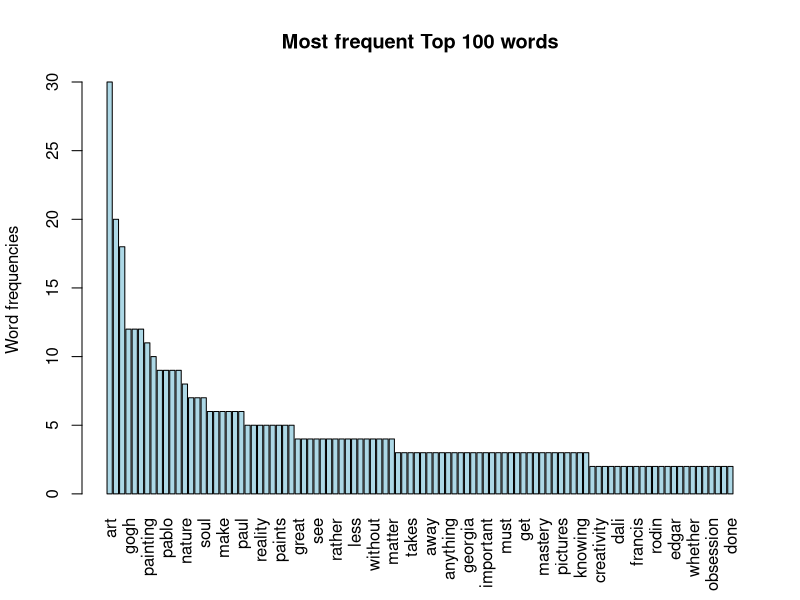
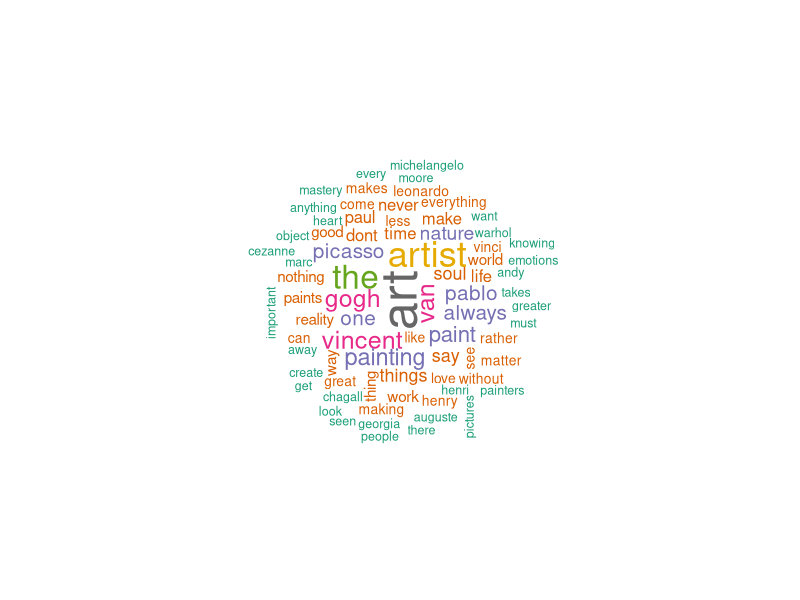

Source code (R) for these figures, in order:
## Making a word cloud with tm package
install.packages("tm")
install.packages("SnowballC")
install.packages("wordcloud")
install.packages("RColorBrewer")
library(tm)
library(SnowballC)
library(wordcloud)
library(RColorBrewer)

# Read the text file
setwd("/Users/jkwon/Desktop/Jo2018/2018interactivegraphics/p5_visualization/artdefinition")
text <- readLines("art.txt", warn=F)
docs<-Corpus(VectorSource(text))
inspect(docs)
# Remove punctuation, numbers
docs <- tm_map(docs, removePunctuation)
docs <- tm_map(docs, removeNumbers)
# Remove english common stopwords
docs <- tm_map(docs, removeWords, stopwords("english"))
inspect(docs)
# specify your stopwords as a character vector
docs <- tm_map(docs, removeWords, c("a"))

dtm <- TermDocumentMatrix(docs)
m <- as.matrix(dtm)
v <- sort(rowSums(m),decreasing=TRUE)
d <- data.frame(word = names(v),freq=v)
head(d, 10)
frequency <- head(d, 100)
write.table(frequency, "artfre100.txt", sep="\t", row.names=F)

findFreqTerms(dtm, lowfreq = 4)           # frequent terms

barplot(d[1:100,]$freq, las = 3, names.arg = d[1:100,]$word,
        col ="lightblue", main ="Most frequent Top 100 words",
        ylab = "Word frequencies")

set.seed(1234)
wordcloud(words = d$word, freq = d$freq, min.freq = 3,
          max.words=80, scale=c(3, 0.5), random.order=F, rot.per= 0.15, 
          colors=brewer.pal(8, "Dark2"))
